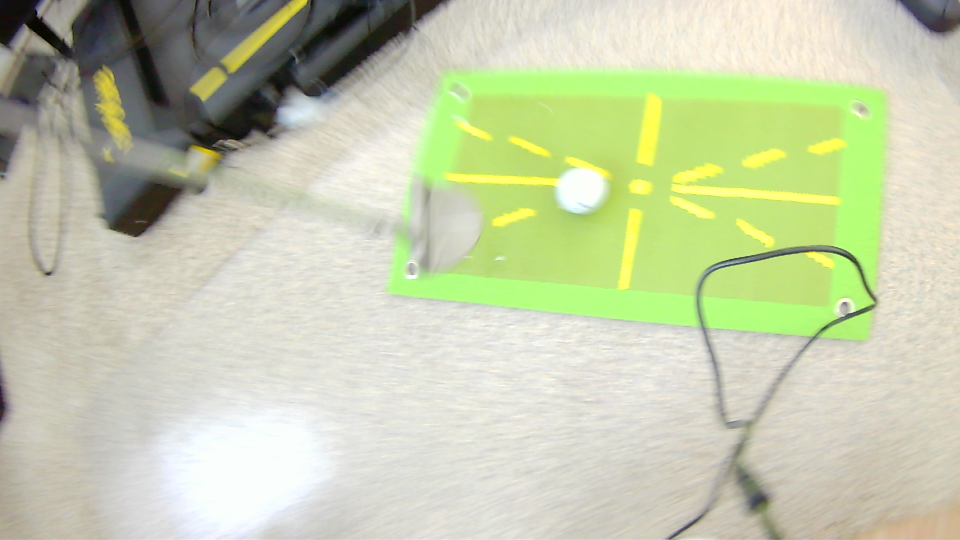
#> input picture data/images/train/frame_000001.png, 1920 x 1080 px (shown at 1/2 size)
$ python -i detect_golf_ball.py   (imports and definitions only)
#> lines starting #> are read from the running program, lines starting #| are printed output that depends on the picture; after the words box and inside, x2 and y2 are one past the last pixel; in counts of white or black regions, pixels touching at a corner belong together
#> further down, picture is the input picture: shape (1080, 1920, 3); mean B, G, R 171.6, 204.4, 197
"""
Golf Ball Detection using YOLOv10

Detects golf balls (and optionally putters) on a golf green using
an ultralytics YOLOv10 model.  Supports:
  - Training on a custom dataset
  - Running inference on images / video / webcam
  - Exporting the trained model to ONNX for TensorRT conversion
"""

import argparse
import sys
import time
from pathlib import Path

import cv2
import numpy as np
from ultralytics import YOLO


# ── Class IDs ────────────────────────────────────────────────────────────────
CLASS_NAMES = {0: "golf_ball", 1: "putter", 2: "hole"}
CLASS_COLORS = {0: (0, 255, 0), 1: (255, 0, 255), 2: (0, 0, 255)}  # BGR: green for ball, magenta for putter, red for hole


def detect_ball_by_color(frame, min_radius=5, max_radius=80):
    """Detect the golf ball using color filtering (white blob on green surface).

    Returns a list of (cx, cy, radius) tuples for detected balls.
    Works best from an overhead camera looking at a green putting surface.
    """
#> called with min_radius = 5, max_radius = 80
    hsv = cv2.cvtColor(frame, cv2.COLOR_BGR2HSV)
#> hsv: shape (1080, 1920, 3); mean H, S, V 37.6, 43.4, 207.1

    # Step 1: Find the green putting surface to narrow the search area.
    # HSV range for green/yellow-green mat
    green_lo = np.array([25, 40, 40])
    green_hi = np.array([85, 255, 255])
    green_mask = cv2.inRange(hsv, green_lo, green_hi)
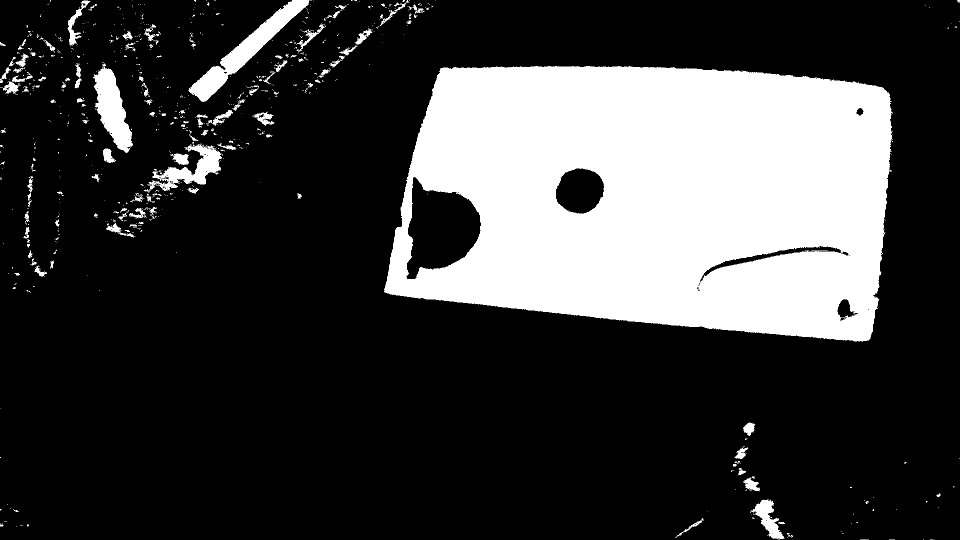
#> green_mask: shape (1080, 1920) (shown at 1/2 size); 23.6% white; 874 white regions (723 under 20 px), largest, box (x1, y1, x2, y2) and area: (768, 132, 1786, 683) 447176, (376, 0, 624, 204) 9943, (186, 134, 266, 306) 7049

    # Dilate the green mask to include the ball area sitting on the mat
    kernel = cv2.getStructuringElement(cv2.MORPH_ELLIPSE, (30, 30))
    green_region = cv2.dilate(green_mask, kernel, iterations=2)
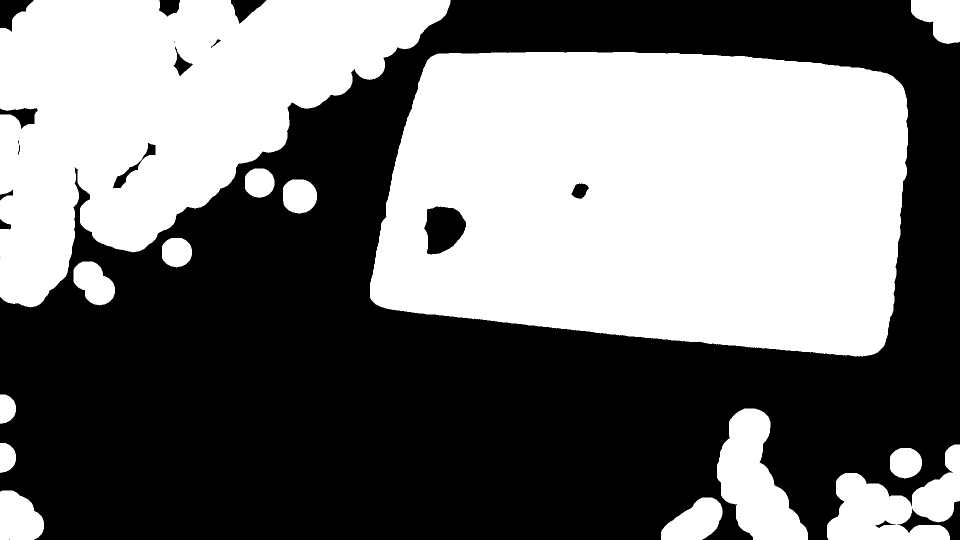
#> green_region: shape (1080, 1920) (shown at 1/2 size); 46% white; 14 white regions, largest, box (x1, y1, x2, y2) and area: (740, 104, 1816, 713) 558783, (0, 0, 901, 615) 300441, (1654, 889, 1920, 1080) 26925

    # Step 2: Find white/bright areas (the golf ball)
    # White in HSV = low saturation, high value
    white_lo = np.array([0, 0, 180])
    white_hi = np.array([180, 60, 255])
    white_mask = cv2.inRange(hsv, white_lo, white_hi)
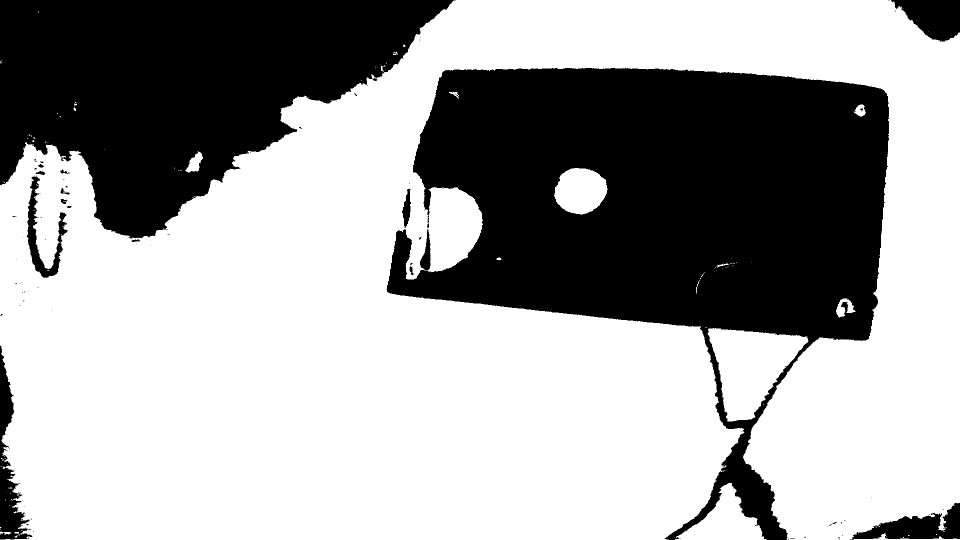
#> white_mask: shape (1080, 1920) (shown at 1/2 size); 64.2% white; 104 black regions (87 under 20 px), largest, box (x1, y1, x2, y2) and area: (773, 136, 1778, 1080) 456118, (0, 0, 911, 477) 255823, (0, 691, 65, 1079) 8614

    # Only keep white areas near the green surface
    ball_mask = cv2.bitwise_and(white_mask, green_region)
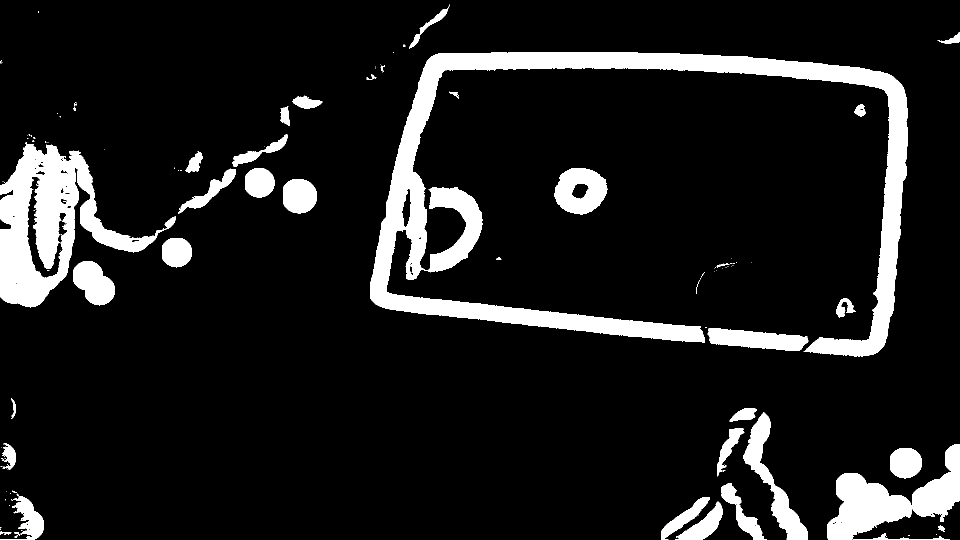
#> ball_mask: shape (1080, 1920) (shown at 1/2 size); 11.3% white; 148 white regions (108 under 20 px), largest, box (x1, y1, x2, y2) and area: (740, 104, 1816, 713) 106098, (0, 284, 352, 615) 43095, (1654, 889, 1920, 1080) 21123

    # Clean up noise
    ball_mask = cv2.morphologyEx(ball_mask, cv2.MORPH_OPEN,
                                  cv2.getStructuringElement(cv2.MORPH_ELLIPSE, (3, 3)))
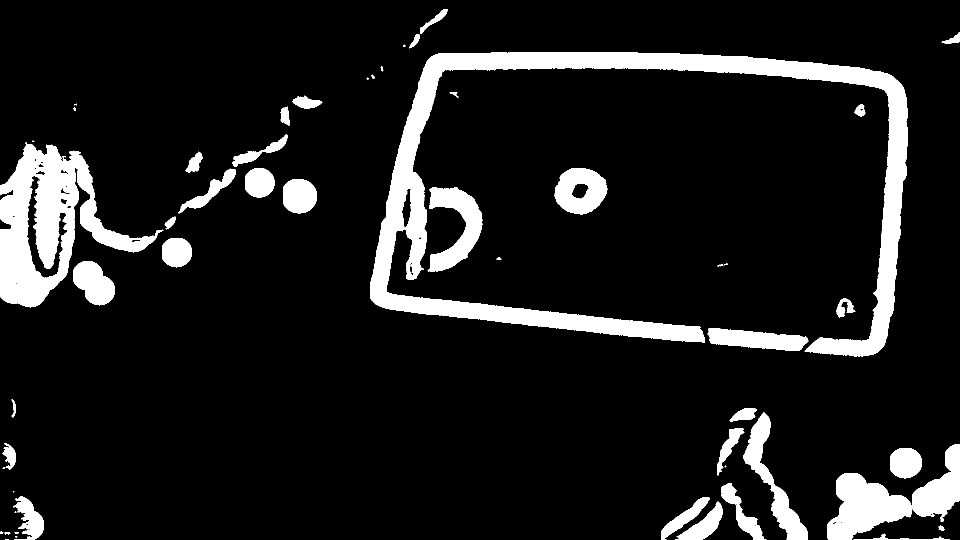
#> ball_mask: shape (1080, 1920) (shown at 1/2 size); 11.2% white; 54 white regions (12 under 20 px), largest, box (x1, y1, x2, y2) and area: (740, 104, 1816, 713) 97088, (0, 284, 327, 615) 42663, (1654, 889, 1920, 1080) 21064
    ball_mask = cv2.morphologyEx(ball_mask, cv2.MORPH_CLOSE,
                                  cv2.getStructuringElement(cv2.MORPH_ELLIPSE, (7, 7)))
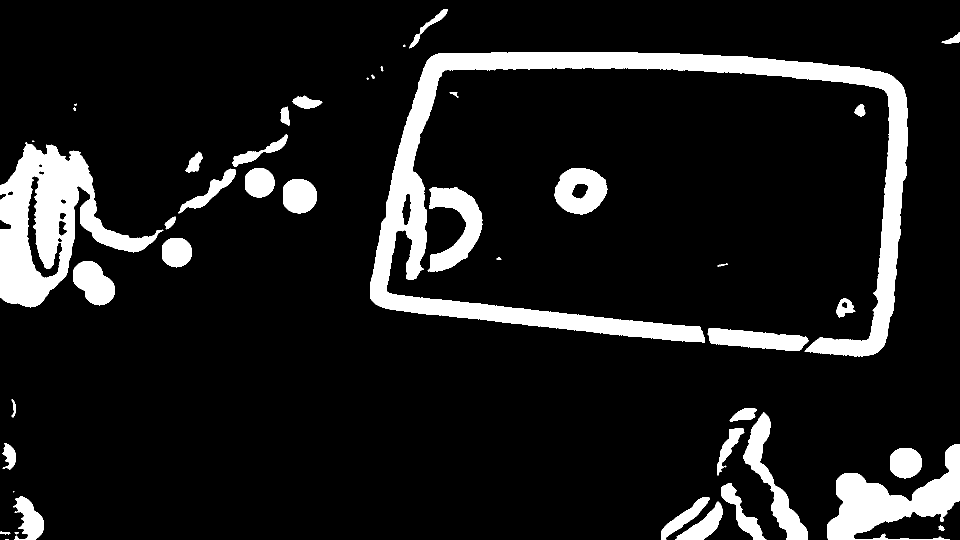
#> ball_mask: shape (1080, 1920) (shown at 1/2 size); 11.3% white; 45 white regions (6 under 20 px)

    # Step 3: Find circular contours
    contours, _ = cv2.findContours(ball_mask, cv2.RETR_EXTERNAL, cv2.CHAIN_APPROX_SIMPLE)
#> contours = 45 contours, 8 with area under 20; largest, box (x1, y1, x2, y2) and area: (740, 104, 1816, 713) 95264, (0, 284, 327, 615) 47454, (1654, 889, 1920, 1080) 21220, (855, 374, 966, 544) 8510, (1486, 824, 1616, 1080) 7932

    detections = []
    for cnt in contours:
        area = cv2.contourArea(cnt)
        if area < min_radius * min_radius * 3:
            continue

        (cx, cy), radius = cv2.minEnclosingCircle(cnt)
        radius = int(radius)
        if radius < min_radius or radius > max_radius:
            continue

        # Check circularity: area vs enclosing circle area
        circularity = area / (np.pi * radius * radius) if radius > 0 else 0
        if circularity < 0.4:
            continue

        detections.append((int(cx), int(cy), radius))
#> this loop made 45 passes
#> (area, cx, cy, radius, circularity) on passes 5, 6, 7, 9, 10, 12, 13, 15: (2754.5, 1395, 1043, 57, 0.27), (2230.5, 1370.5, 1037.5, 63, 0.179), (2861, 49, 1037.7, 46, 0.43), (2797.5, 1488, 1026, 68, 0.193), (3085.5, 1810.6, 925.5, 33, 0.902), (791, 14.5, 912, 26, 0.372), (1532.5, 1460.5, 903.5, 53, 0.174), (834, 1486, 830, 29, 0.316)
#> after the loop, detections = [(49, 1037, 46), (1810, 925, 33), (1689, 617, 20), (187, 565, 48), (352, 504, 31), (597, 390, 35), (518, 365, 30), (1160, 378, 53), (385, 323, 23), (575, 232, 19), (1720, 220, 12)]

    # Sort by area (largest first) and return top candidates
    detections.sort(key=lambda d: d[2], reverse=True)
    return detections[:3]


# [273 lines left out: functions train, export_onnx, detect, live, build_arg_parser, main, not called in this run]


# [2 lines not run here, left out]

>>> import cv2
>>> picture = cv2.imread('../data/images/train/frame_000001.png')
>>> result = detect_ball_by_color(picture)
#> result = [(1160, 378, 53), (187, 565, 48), (49, 1037, 46)]

$ run again, on data/images/train/frame_000002.png
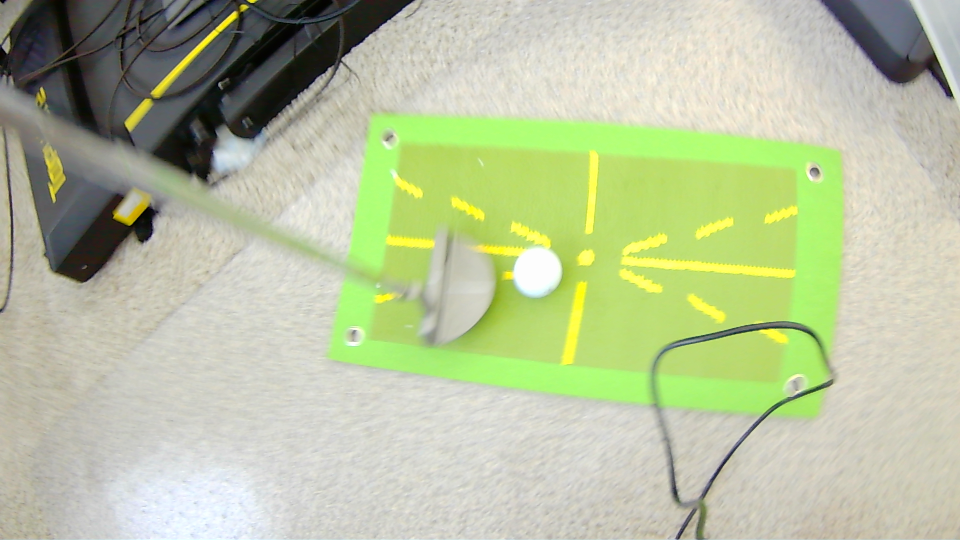
#> input picture data/images/train/frame_000002.png, 1920 x 1080 px (shown at 1/2 size)
#> picture is the input picture: shape (1080, 1920, 3); mean B, G, R 157.5, 193.9, 183.8
#> hsv: shape (1080, 1920, 3); mean H, S, V 40, 50.7, 196.1
#> in detect_ball_by_color, `green_mask = cv2.inRange(hsv, green_lo, green_hi)`:
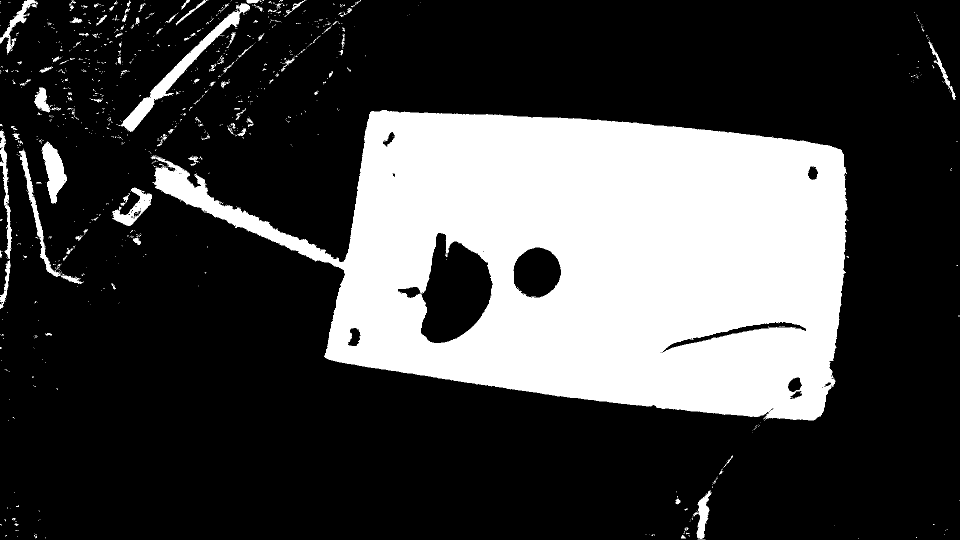
#> green_mask: shape (1080, 1920) (shown at 1/2 size); 26.6% white; 1004 white regions (874 under 20 px), largest, box (x1, y1, x2, y2) and area: (301, 220, 1698, 841) 519348, (232, 6, 500, 264) 7110, (82, 283, 134, 407) 3362
#> green_region: shape (1080, 1920); 52.2% white; 24 black regions (4 under 20 px), largest, box (x1, y1, x2, y2) and area: (0, 0, 1920, 1080) 936370, (432, 111, 706, 476) 35115, (874, 526, 954, 657) 6260
#> white_mask: shape (1080, 1920); 59.9% white; 630 black regions (528 under 20 px), largest, box (x1, y1, x2, y2) and area: (652, 218, 1690, 1080) 508740, (0, 0, 835, 642) 280949, (1633, 0, 1909, 208) 29575
#> in detect_ball_by_color, `ball_mask = cv2.morphologyEx(ball_mask, cv2.MORPH_CLOSE, cv2.getStruct..`:
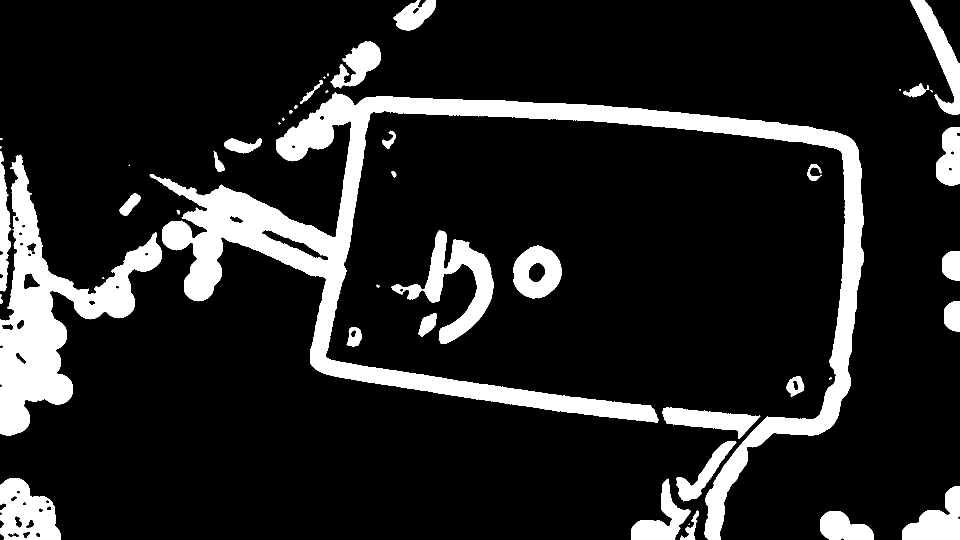
#> ball_mask: shape (1080, 1920) (shown at 1/2 size); 14.1% white; 48 white regions (14 under 20 px)
#> contours = 47 contours, 13 with area under 20; largest, box (x1, y1, x2, y2) and area: (299, 185, 1728, 1080) 145134, (0, 309, 324, 872) 54180, (782, 461, 988, 688) 13447, (0, 957, 122, 1080) 11041, (1026, 491, 1124, 597) 7739
#> the loop in detect_ball_by_color, `for cnt in contours:` made 47 passes
#> (area, cx, cy, radius, circularity) on passes 2, 3, 4, 5, 7, 10, 11, 12: (4227.5, 1694, 1058.5, 56, 0.429), (583, 1378, 1050, 33, 0.17), (6774, 1861.5, 1026, 78, 0.354), (5338.5, 1309.1, 1023.7, 71, 0.337), (3699, 1419, 942.5, 79, 0.189), (939.5, 1590.5, 772.5, 22, 0.618), (839.5, 706, 673.5, 19, 0.74), (955.5, 856.2, 648.8, 27, 0.417)
#> after the loop in detect_ball_by_color, `for cnt in contours:`: detections = [(1694, 1058, 56), (1590, 772, 22), (706, 673, 19), (856, 648, 27), (1912, 633, 30), (1910, 531, 30), (1070, 543, 52), (259, 408, 25), (1627, 344, 16), (711, 132, 59), (831, 25, 46)]
#> result = [(711, 132, 59), (1694, 1058, 56), (1070, 543, 52)]

$ run again, on data/images/train/frame_000003.png
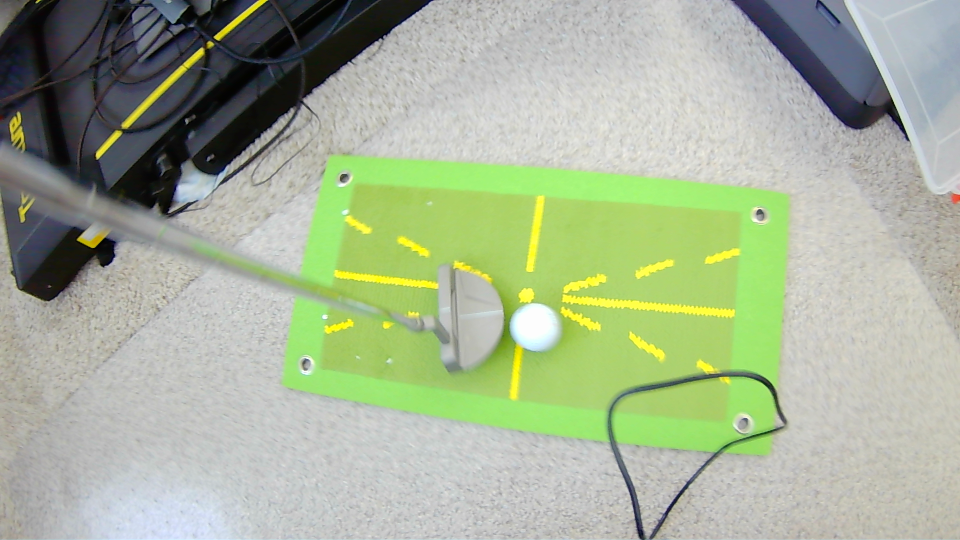
#> input picture data/images/train/frame_000003.png, 1920 x 1080 px (shown at 1/2 size)
#> picture is the input picture: shape (1080, 1920, 3); mean B, G, R 150.7, 177.5, 165.6
#> hsv: shape (1080, 1920, 3); mean H, S, V 49.4, 47, 180
#> in detect_ball_by_color, `green_mask = cv2.inRange(hsv, green_lo, green_hi)`:
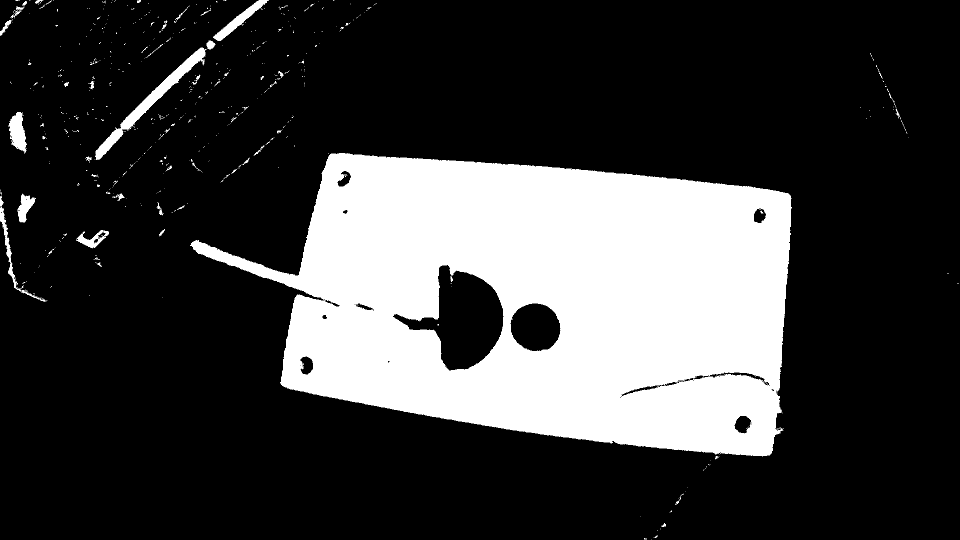
#> green_mask: shape (1080, 1920) (shown at 1/2 size); 23.9% white; 608 white regions (536 under 20 px), largest, box (x1, y1, x2, y2) and area: (380, 306, 1584, 913) 476895, (190, 81, 432, 320) 5968, (426, 0, 538, 82) 1971
#> green_region: shape (1080, 1920); 45.2% white; 5 white regions, box (x1, y1, x2, y2) and area: (0, 0, 1614, 1080) 908657, (1692, 78, 1847, 306) 19041, (1866, 519, 1920, 597) 3339, (150, 562, 210, 621) 2880, (297, 567, 356, 626) 2821
#> white_mask: shape (1080, 1920); 53.4% white; 2123 black regions (1700 under 20 px), largest, box (x1, y1, x2, y2) and area: (0, 0, 1581, 1080) 859411, (1449, 0, 1920, 511) 69457, (1854, 519, 1920, 589) 2015
#> in detect_ball_by_color, `ball_mask = cv2.morphologyEx(ball_mask, cv2.MORPH_CLOSE, cv2.getStruct..`:
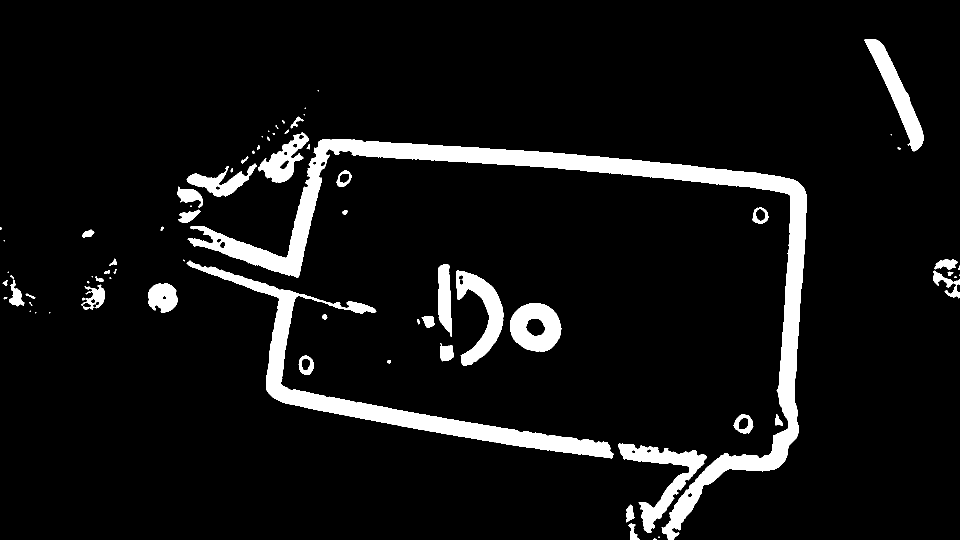
#> ball_mask: shape (1080, 1920) (shown at 1/2 size); 7.4% white; 76 white regions (25 under 20 px)
#> contours = 76 contours, 35 with area under 20; largest, box (x1, y1, x2, y2) and area: (375, 278, 1614, 1080) 66486, (373, 521, 1228, 917) 30240, (1237, 887, 1414, 1066) 8012, (1020, 606, 1124, 704) 7692, (912, 540, 1007, 731) 7130
#> the loop in detect_ball_by_color, `for cnt in contours:` made 76 passes
#> (area, cx, cy, radius, circularity) on passes 3, 4, 6, 7, 9, 10, 12, 17: (297.5, 1268.5, 1063.5, 18, 0.292), (357, 1257, 1026.5, 17, 0.393), (1076, 1487, 848.5, 20, 0.856), (180, 1558.3, 839.6, 12, 0.398), (882.5, 613, 730, 19, 0.778), (697, 889.9, 703.2, 19, 0.615), (387, 855.5, 642, 14, 0.628), (7692, 1070.8, 654.8, 52, 0.905)
#> after the loop in detect_ball_by_color, `for cnt in contours:`: detections = [(1487, 848, 20), (613, 730, 19), (889, 703, 19), (855, 642, 14), (1070, 654, 52), (184, 593, 28), (325, 595, 30), (176, 468, 12), (1519, 431, 17), (687, 357, 17)]
#> result = [(1070, 654, 52), (325, 595, 30), (184, 593, 28)]
